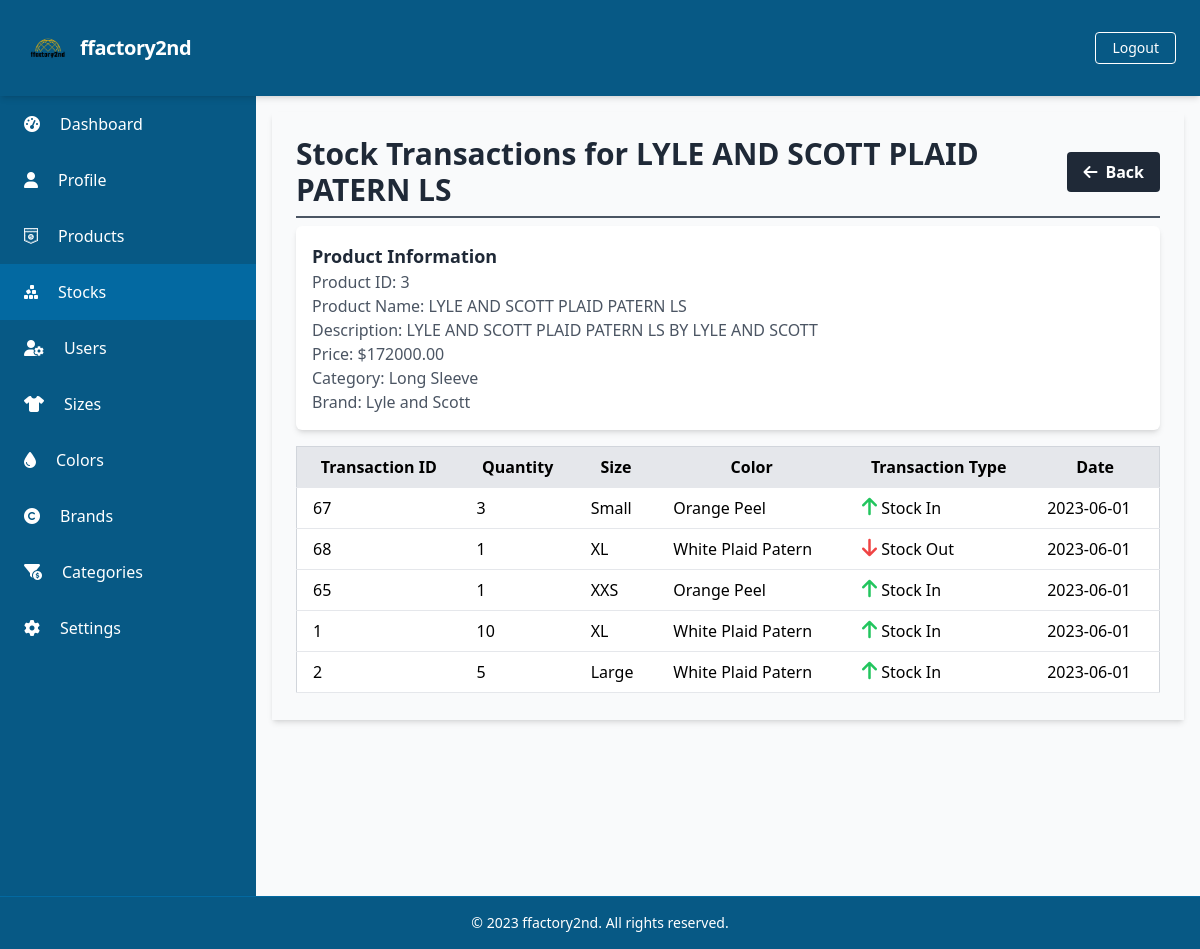
/manage_stocks/manage_stocks_transaction.php?productId=3 (signed in), run on an earlier commit of the app's database.
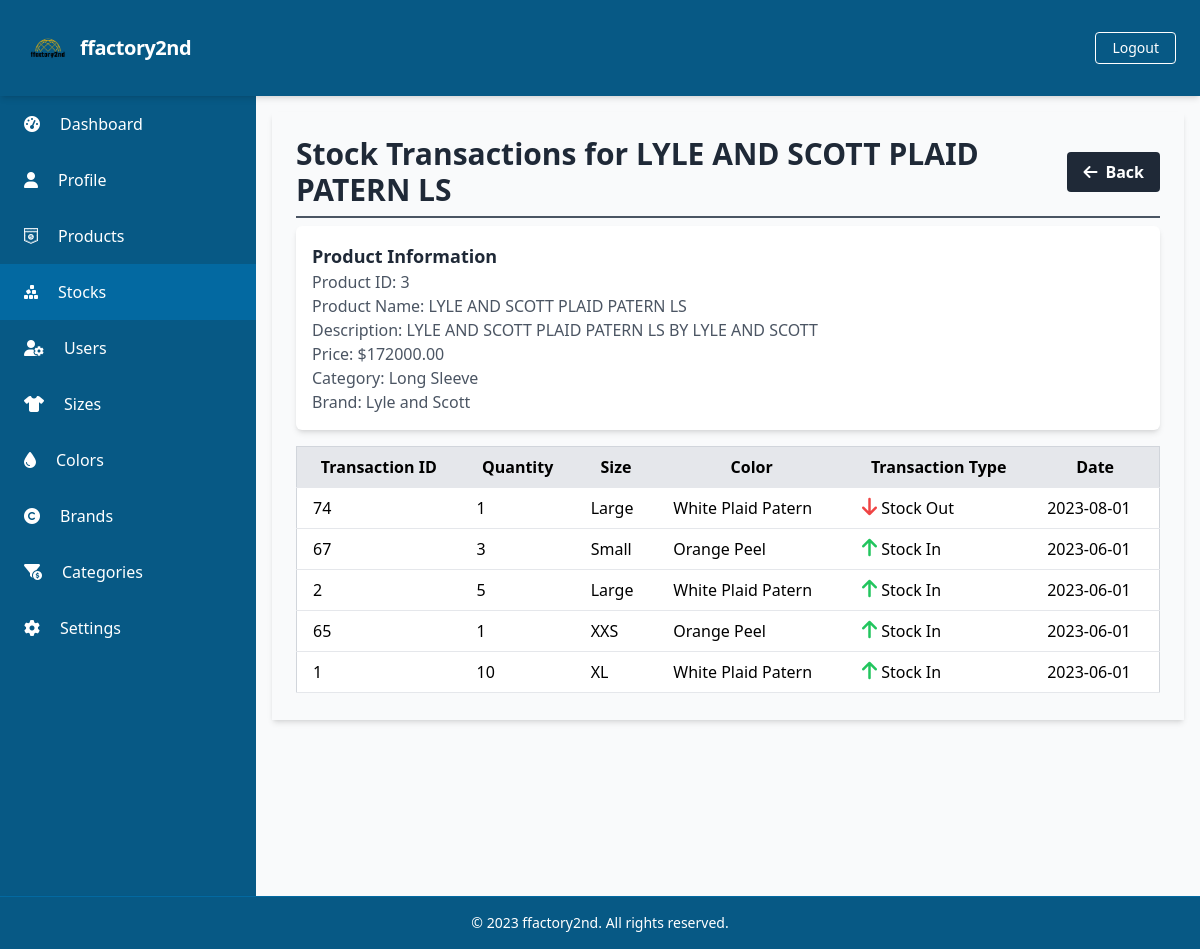
And on a later commit of the database.
### tables this page shows
CREATE TABLE `Products` (
  `ProductID` int(11) NOT NULL,
  `ProductName` varchar(255) DEFAULT NULL,
  `ProductImage` varchar(1024) NOT NULL,
  `Description` text DEFAULT NULL,
  `Price` decimal(10,2) DEFAULT NULL,
  `CategoryID` int(11) DEFAULT NULL,
  `BrandID` int(11) DEFAULT NULL
);

CREATE TABLE `Categories` (
  `CategoryID` int(11) NOT NULL,
  `CategoryName` varchar(255) DEFAULT NULL
);

CREATE TABLE `Brands` (
  `BrandID` int(11) NOT NULL,
  `BrandName` varchar(255) DEFAULT NULL,
  `BrandImage` varchar(255) DEFAULT NULL,
  `BrandCountry` varchar(50) DEFAULT NULL,
  `BrandWebsite` varchar(255) DEFAULT NULL
);

CREATE TABLE `DailyTransactions` (
  `TransactionID` int(11) NOT NULL,
  `StockID` int(11) DEFAULT NULL,
  `Quantity` int(11) DEFAULT NULL,
  `TransactionType` enum('In','Out') DEFAULT NULL,
  `TransactionDate` date DEFAULT NULL
);

CREATE TABLE `Sizes` (
  `SizeID` int(11) NOT NULL,
  `SizeName` varchar(50) DEFAULT NULL,
  `SizeCode` varchar(10) DEFAULT NULL
);

CREATE TABLE `Colors` (
  `ColorID` int(11) NOT NULL,
  `ColorName` varchar(50) DEFAULT NULL
);

### database/connection.php (called while the page is built, shortened)
<?php
$baseUrl = "http://localhost/final_project_ricky_2023/";
$baseTitle = "ffactory2nd";
$baseLogoUrl = "http://localhost/final_project_ricky_2023/static/logo.png";

### public/manage_stocks/manage_stocks_transaction.php (the view, shortened to what this page needs)
<?php
require_once('../../database/connection.php');
if (isset($_GET['productId'])) {
    $productId = $_GET['productId'];
    $productQuery = "SELECT p.ProductID, p.ProductName, p.ProductImage, p.Description, p.Price, c.CategoryName, b.BrandName
                    FROM Products p
                    LEFT JOIN Categories c ON p.CategoryID = c.CategoryID
                    LEFT JOIN Brands b ON p.BrandID = b.BrandID
                    WHERE p.ProductID = $productId";
    $productResult = $conn->query($productQuery);
    $product = $productResult->fetch_assoc();
    $transactionQuery = "SELECT t.TransactionID, t.StockID, t.Quantity, t.TransactionType, t.TransactionDate,
                            sz.SizeName, c.ColorName
                     FROM DailyTransactions t
                     JOIN Stocks s ON t.StockID = s.StockID
                     JOIN Sizes sz ON s.SizeID = sz.SizeID
                     JOIN Colors c ON s.ColorID = c.ColorID
                     WHERE s.ProductID = $productId
                     ORDER BY t.TransactionDate DESC";
    $transactionResult = $conn->query($transactionQuery);
}
?>
<?php include_once('../components/header.php'); ?>
<div class="h-screen flex flex-col">
    <?php include('../components/navbar.php'); ?>
    <div class="flex-grow bg-gray-50 flex flex-row shadow-md">
        <?php include('../components/sidebar.php'); ?>
        <main class="bg-gray-50 flex flex-col flex-1 overflow-y-scroll h-screen flex-shrink-0 sc-hide pb-40">
            <div class="flex items-start justify-start p-6 shadow-md m-4 flex-1 flex-col">
                <div class="flex flex-row justify-between items-center w-full border-b-2 border-gray-600 mb-2 pb-2">
                    <h1 class="text-3xl text-gray-800 font-semibold">Stock Transactions for <?php echo $product['ProductName']; ?></h1>
                    <div class="flex flex-row justify-end items-center">
                        <a href="manage_stocks_list.php" class="bg-gray-800 hover:bg-gray-700 text-white font-bold py-2 px-4 rounded inline-flex items-center space-x-2">
                            <i class="fas fa-arrow-left"></i>
                            <span>Back</span>
                        </a>
                    </div>
                </div>
                <div class="flex flex-col w-full">
                    <div class="bg-white p-4 shadow-md rounded-md mb-4">
                        <h2 class="text-lg font-semibold text-gray-800">Product Information</h2>
                        <p class="text-gray-600">Product ID: <?php echo $product['ProductID']; ?></p>
                        <p class="text-gray-600">Product Name: <?php echo $product['ProductName']; ?></p>
                        <p class="text-gray-600">Description: <?php echo $product['Description']; ?></p>
                        <p class="text-gray-600">Price: $<?php echo $product['Price']; ?></p>
                        <p class="text-gray-600">Category: <?php echo $product['CategoryName']; ?></p>
                        <p class="text-gray-600">Brand: <?php echo $product['BrandName']; ?></p>
                    </div>
                    <table class="w-full border-collapse border border-gray-300">
                        <thead>
                            <tr class="bg-gray-200">
                                <th class="py-2 px-4 border-b">Transaction ID</th>
                                <th class="py-2 px-4 border-b">Quantity</th>
                                <th class="py-2 px-4 border-b">Size</th>
                                <th class="py-2 px-4 border-b">Color</th>
                                <th class="py-2 px-4 border-b">Transaction Type</th>
                                <th class="py-2 px-4 border-b">Date</th>
                            </tr>
                        </thead>
                        <tbody>
                            <?php
                            while ($transaction = $transactionResult->fetch_assoc()) {
                                $iconClass = ($transaction['TransactionType'] == 'In') ? 'fas fa-arrow-up text-green-500' : 'fas fa-arrow-down text-red-500';
                            ?>
                                <tr class="bg-white">
                                    <td class="py-2 px-4 border-b"><?php echo $transaction['TransactionID']; ?></td>
                                    <td class="py-2 px-4 border-b"><?php echo $transaction['Quantity']; ?></td>
                                    <td class="py-2 px-4 border-b"><?php echo $transaction['SizeName']; ?></td>
                                    <td class="py-2 px-4 border-b"><?php echo $transaction['ColorName']; ?></td>
                                    <td class="py-2 px-4 border-b">
                                        <i class="<?php echo $iconClass; ?> text-xl"></i>
                                        <?php echo ($transaction['TransactionType'] == 'In') ? 'Stock In' : 'Stock Out'; ?>
                                    </td>
                                    <td class="py-2 px-4 border-b"><?php echo $transaction['TransactionDate']; ?></td>
                                </tr>
                            <?php
                            }
                            ?>
                        </tbody>
                    </table>
                </div>
            </div>
        </main>
    </div>
    <?php include('../components/footer.php'); ?>
</div>
</body>
</html>

### public/components/header.php (shortened to what this page needs)
<!DOCTYPE html>
<html lang="en">
<head>
    <link rel="stylesheet" href="<?php echo $baseUrl; ?>dist/output.css">
    <link rel="stylesheet" href="https://cdn.jsdelivr.net/npm/sweetalert2@11/dist/sweetalert2.min.css">
</head>
<body class="overflow-hidden">

### public/components/navbar.php (shortened to what this page needs)
<nav class="flex items-center justify-between flex-wrap bg-sky-800 p-6 shadow-md sticky top-0">
    <div class="flex items-center flex-shrink-0 text-white mr-6 ">
        <a href="<?php echo $baseUrl; ?>public/index.php" class="flex items-center space-x-2">
            <img src="<?php echo $baseLogoUrl; ?>" alt="Logo" class="w-12" />
            <span class="font-semibold text-xl tracking-tight"><?php echo $baseTitle; ?></span>
        </a>
    </div>
    <div class="w-full block flex-grow lg:flex lg:items-center lg:w-auto">
        <div>
            <?php
            if (isset($_SESSION['UserID'])) {
                echo '<a href="javascript:void(0);" onclick="confirmLogout()" class="inline-block text-sm px-4 py-2 leading-none border rounded text-white border-white hover:border-transparent hover:text-sky-500 hover:bg-white mt-4 lg:mt-0">Logout</a>';
            } else {
                echo '<a href="login.php" class="inline-block text-sm px-4 py-2 leading-none border rounded text-white border-white hover:border-transparent hover:text-sky-500 hover:bg-white mt-4 lg:mt-0">Login</a>';
            }
            ?>
        </div>
    </div>
</nav>

### public/components/sidebar.php (shortened to what this page needs)
<aside class="bg-sky-800 text-white w-64 overflow-y-scroll h-screen flex-shrink-0 sc-hide">
    <ul class="text-white">
        <li class="px-6 py-4 hover:bg-sky-700 cursor-pointer space-x-2 flex items-center">
            <i class="fas fa-tachometer-alt mr-3"></i>
            <a href="../systems/dashboard.php">Dashboard</a>
        </li>
        <li class="px-6 py-4 hover-bg-sky-700 cursor-pointer space-x-2 flex items-center">
            <i class="fas fa-user mr-3"></i>
            <a href="../profiles/profile.php">Profile</a>
        </li>
        <?php
        if ($_SESSION['RoleID'] === 1 || $_SESSION['RoleID'] === 2) {
            echo '
            <li class="px-6 py-4 hover-bg-sky-700 cursor-pointer space-x-2 flex items-center">
                <i class="fa-brands fa-shirtsinbulk mr-3"></i>
                <a href="../manage_products/manage_products_list.php">Products</a>
            </li>
            ';
            echo '
            <li class="px-6 py-4 hover-bg-sky-700 cursor-pointer space-x-2 flex items-center">
                <i class="fa-solid fa-cubes-stacked mr-3"></i>
                <a href="../manage_stocks/manage_stocks_list.php">Stocks</a>
            </li>
            ';
        }
        ?>
        <?php
        if ($_SESSION['RoleID'] === 1) {
            echo '
            <li class="px-6 py-4 hover-bg-sky-700 cursor-pointer space-x-2 flex items-center">
                <i class="fas fa-user-cog mr-3"></i>
                <a href="../manage_users/manage_users_list.php">Users</a>
            </li>
            ';
            echo '
            <li class="px-6 py-4 hover-bg-sky-700 cursor-pointer space-x-2 flex items-center">
                <i class="fa-solid fa-shirt mr-3"></i>
                <a href="../manage_sizes/manage_sizes_list.php">Sizes</a>
            </li>
            ';
            echo '
            <li class="px-6 py-4 hover-bg-sky-700 cursor-pointer space-x-2 flex items-center">
                <i class="fa-solid fa-droplet mr-3"></i>
                <a href="../manage_colors/manage_colors_list.php">Colors</a>
            </li>
            ';
            echo '
            <li class="px-6 py-4 hover-bg-sky-700 cursor-pointer space-x-2 flex items-center">
                <i class="fa-solid fa-copyright mr-3"></i>
                <a href="../manage_brands/manage_brands_list.php">Brands</a>
            </li>
            ';
            echo '
            <li class="px-6 py-4 hover-bg-sky-700 cursor-pointer space-x-2 flex items-center">
                <i class="fa-solid fa-filter-circle-dollar mr-3"></i>
                <a href="../manage_categories/manage_categories_list.php">Categories</a>
            </li>
            ';
        }
        ?>
        <?php
        if ($_SESSION['RoleID'] === 1) {
            echo '
        <li class="px-6 py-4 hover-bg-sky-700 cursor-pointer space-x-2 flex items-center">
            <i class="fas fa-cog mr-3"></i>
            <a href="../systems/settingsList.php">Settings</a>
        </li>
        ';
        }
        ?>
    </ul>
</aside>

### public/components/footer.php (shortened to what this page needs)
<footer class="bg-sky-800 text-white py-4 shadow-md mt-auto sticky bottom-0 border-t border-sky-700">
    <div class="container mx-auto text-center text-sm">
        <p>&copy; 2023 <?php echo $baseTitle; ?>. All rights reserved.</p>
    </div>
</footer>

What changed in the data, as far as the page shows it:
removed dailytransactions: TransactionID "68", Quantity "1", sizes.SizeName "XL", colors.ColorName "White Plaid Patern", TransactionType "Stock Out", TransactionDate "2023-06-01"
added dailytransactions: TransactionID "74", Quantity "1", sizes.SizeName "Large", colors.ColorName "White Plaid Patern", TransactionType "Stock Out", TransactionDate "2023-08-01"
shown differently, row unchanged: dailytransactions id 2: moves up the list
